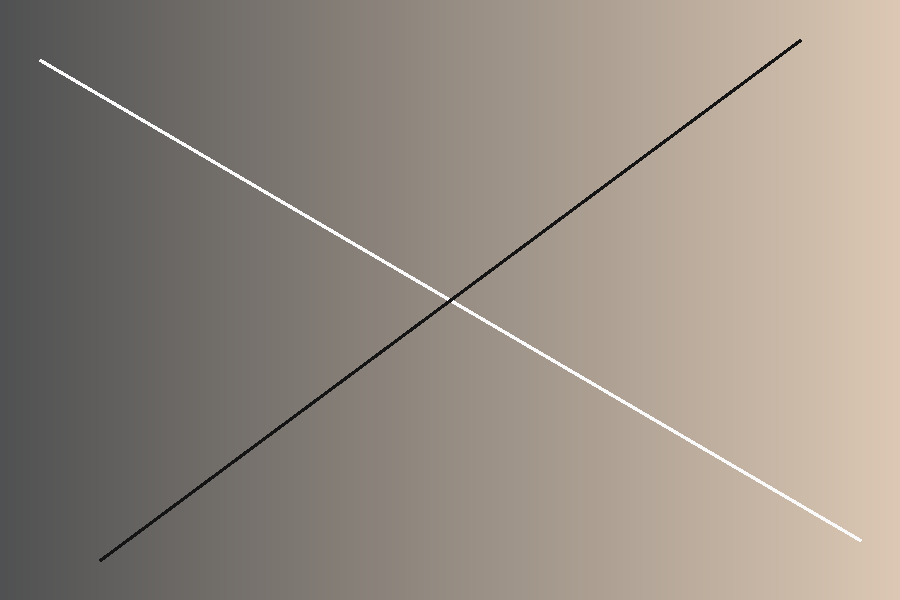
#> input picture e2e/fixtures/old_photo.png, 900 x 600 px
$ python -i scratch.py   (imports and definitions only)
#> lines starting #> are read from the running program, lines starting #| are printed output that depends on the picture; after the words box and inside, x2 and y2 are one past the last pixel; in counts of white or black regions, pixels touching at a corner belong together
#> further down, picture is the input picture: shape (600, 900, 3); mean B, G, R 130.6, 140, 149.4
### api/app/core/validation.py
"""アップロード入力の検証。"""

from __future__ import annotations

from typing import Any

ALLOWED_MIME_TYPES: frozenset[str] = frozenset(
    {"image/jpeg", "image/png", "image/webp", "image/heic", "image/heif"}
)


class ImageValidationError(ValueError):
    """ユーザーに表示してよい検証エラー。

    code はフロントエンドで多言語メッセージに変換するためのキー、
    message は日本語の既定メッセージ（翻訳が無い場合のフォールバック）。
    """

    # [21 lines left out: functions __init__, validate_upload, not called in this run]


def validate_ratio(value: float, name: str) -> float:
    if not 0.0 <= value <= 1.0:
        raise ImageValidationError(
            f"{name} は 0〜1 の範囲で指定してください。", "param_range", {"name": name}
        )
    return value

### api/app/pipelines/restore/scratch.py
"""傷・折れ跡の検出と除去。

細い明線（白い傷）はトップハット、細い暗線（黒い傷・折れ跡）はブラックハットで強調し、
閾値処理と小領域除去でマスク化する。最終的な穴埋めは cv2.inpaint（Telea）で行う。
"""

from __future__ import annotations

import cv2
import numpy as np

from app.core.validation import ImageValidationError, validate_ratio

KERNEL_SIZE = 11
MIN_COMPONENT_AREA = 20
THRESHOLD_MAX = 60.0  # sensitivity=0 の閾値
THRESHOLD_MIN = 12.0  # sensitivity=1 の閾値


def detect_scratches(img: np.ndarray, sensitivity: float = 0.5) -> np.ndarray:
    """傷らしい細線のマスク（0/255）を返す。sensitivity が高いほど多く拾う。"""
#> called with sensitivity = 0.5
    validate_ratio(sensitivity, "sensitivity")
    gray = cv2.cvtColor(img, cv2.COLOR_BGR2GRAY)
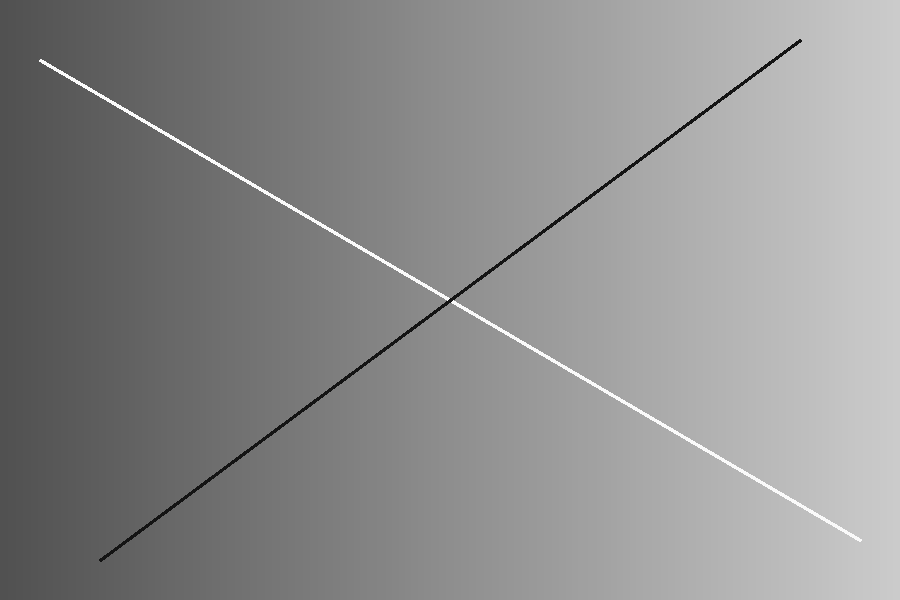
#> gray: shape (600, 900); min 20, max 250, mean 141.7
    kernel = cv2.getStructuringElement(cv2.MORPH_ELLIPSE, (KERNEL_SIZE, KERNEL_SIZE))
    tophat = cv2.morphologyEx(gray, cv2.MORPH_TOPHAT, kernel)
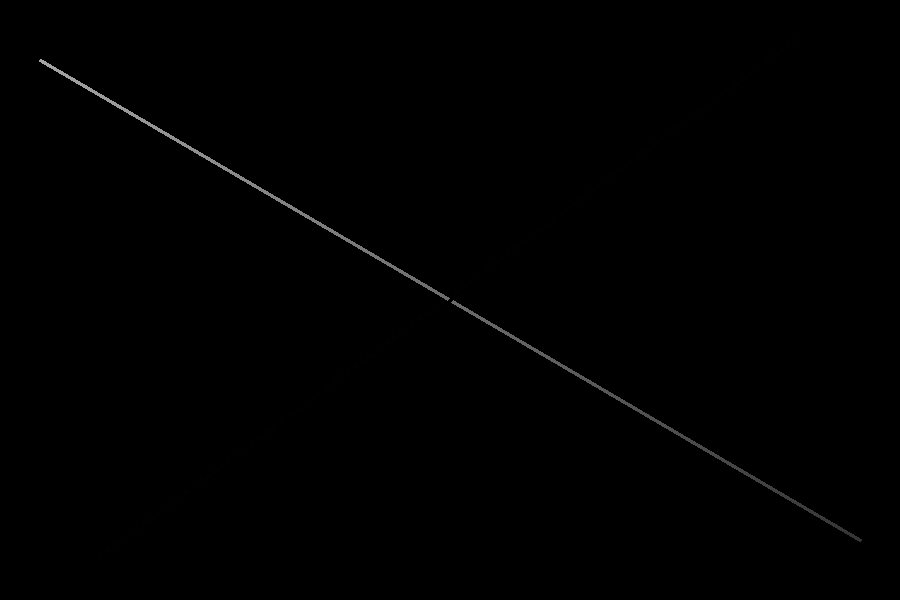
#> tophat: shape (600, 900); min 0, max 164, mean 0.6
    blackhat = cv2.morphologyEx(gray, cv2.MORPH_BLACKHAT, kernel)
    response = np.maximum(tophat, blackhat)

    threshold = THRESHOLD_MAX - (THRESHOLD_MAX - THRESHOLD_MIN) * sensitivity
    mask = np.where(response > threshold, 255, 0).astype(np.uint8)
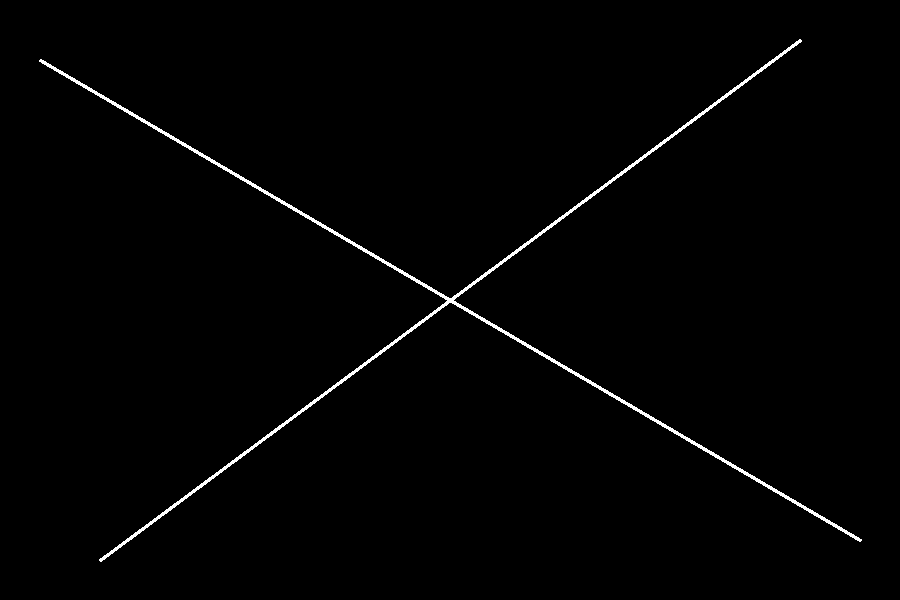
#> mask: shape (600, 900); 1.1% white; 1 white region, box (x1, y1, x2, y2) and area: (39, 39, 862, 562) 6054
    mask = _remove_small_components(mask, MIN_COMPONENT_AREA)
    return cv2.dilate(mask, np.ones((3, 3), np.uint8))


def _remove_small_components(mask: np.ndarray, min_area: int) -> np.ndarray:
#> called with min_area = 20
    count, labels, stats, _ = cv2.connectedComponentsWithStats(mask, connectivity=8)
#> count = 2; stats = [[0, 0, 900, 600, 533946], [39, 39, 823, 523, 6054]]
    keep = np.zeros(count, dtype=bool)
#> keep = [False, False]
    keep[1:] = stats[1:, cv2.CC_STAT_AREA] >= min_area
    return np.where(keep[labels], 255, 0).astype(np.uint8)


def combine_masks(
    auto: np.ndarray, *, add: np.ndarray | None = None, remove: np.ndarray | None = None
) -> np.ndarray:
    """(自動検出 ∪ 追加ブラシ) − 消去ブラシ。"""
    for extra in (add, remove):
        if extra is not None and extra.shape != auto.shape:
            raise ImageValidationError("マスクのサイズが画像と一致しません。", "mask_size_mismatch")
    out = auto > 0
    if add is not None:
        out = out | (add > 0)
    if remove is not None:
        out = out & ~(remove > 0)
    return np.where(out, 255, 0).astype(np.uint8)


def inpaint_scratches(img: np.ndarray, mask: np.ndarray, radius: int = 3) -> np.ndarray:
    if mask.shape != img.shape[:2]:
        raise ImageValidationError("マスクのサイズが画像と一致しません。", "mask_size_mismatch")
    return cv2.inpaint(img, mask, radius, cv2.INPAINT_TELEA)

>>> import cv2
>>> picture = cv2.imread('../../../../e2e/fixtures/old_photo.png')
>>> result = detect_scratches(picture)
#> in detect_scratches, `return cv2.dilate(mask, np.ones((3, 3), np.uint8))`:
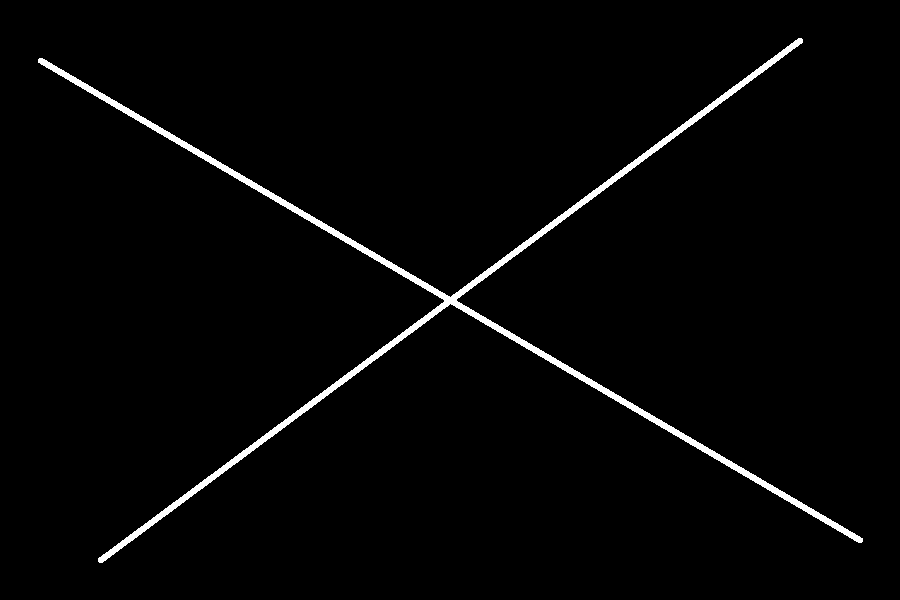
#> returned value: shape (600, 900); 2.1% white; 1 white region, box (x1, y1, x2, y2) and area: (38, 38, 863, 563) 11096
